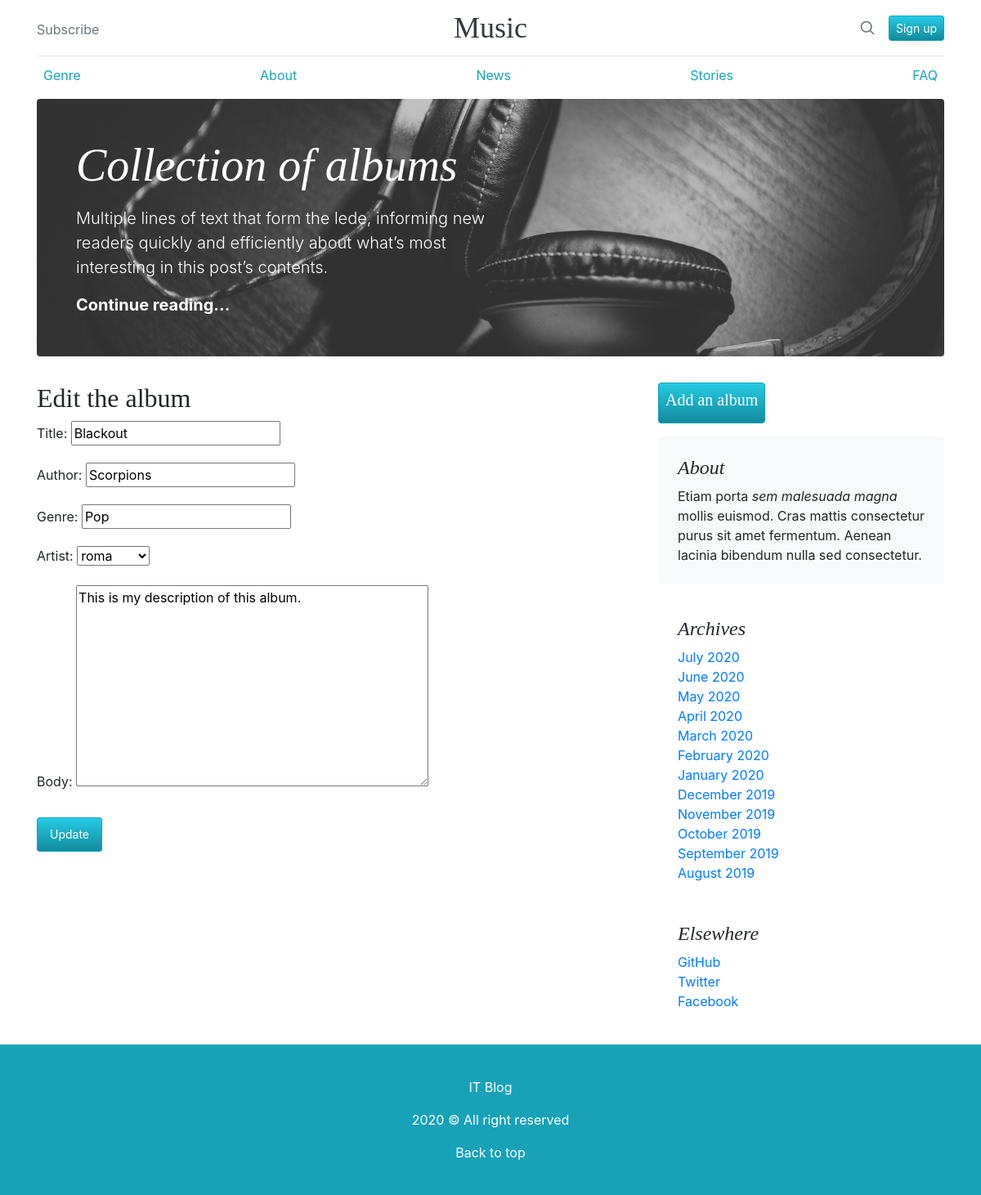
The page /detail/1/edit/ on the database its author committed.
### music/models.py (models this page shows, shortened)
class Music(models.Model):
    title = models.CharField(max_length=64, null=True)
    author = models.CharField(max_length=100, null=True)
    genre = models.CharField(max_length=64, null=True)
    artist = models.ForeignKey('auth.user', on_delete=models.CASCADE, null=True)
    body = models.TextField(null=True)
    time = models.DateTimeField(auto_now=True)

### music/views.py (the view)
# urls.py: path('detail/<int:pk>/edit/', MusicUpdateView.as_view(), name='update'),
class MusicUpdateView(UpdateView):
    template_name = "update.html"
    model = Music
    fields = "__all__"

### templates/update.html (shortened to what this page needs)
{% extends 'base.html' %}
{% block content %}
<h2>Edit the album</h2>
<form action='' method="POST" class=form-login>
    {{ form.as_p }}
    <input class="btn btn-sm btn-info btn-pad" type="submit" value="Update">
</form>
{% endblock content %}

### static/style.css (style rules this page uses)
h1, h2, h3, h4, h5, h6 { font-family: "Playfair Display", Georgia, "Times New Roman", serif; }
.btn-pad { padding: 0.6rem !important; margin: 0.5rem 0.5rem 0.5rem 0; width: 5rem; background-color: linear-g; }
.btn-info { background-image: linear-gradient(to bottom, #25cbe4 , #118a9d); }

### rows shown on the page
Music: title "Blackout", author "Scorpions", genre "Pop", artist "roma", body "This is my description of this album."
